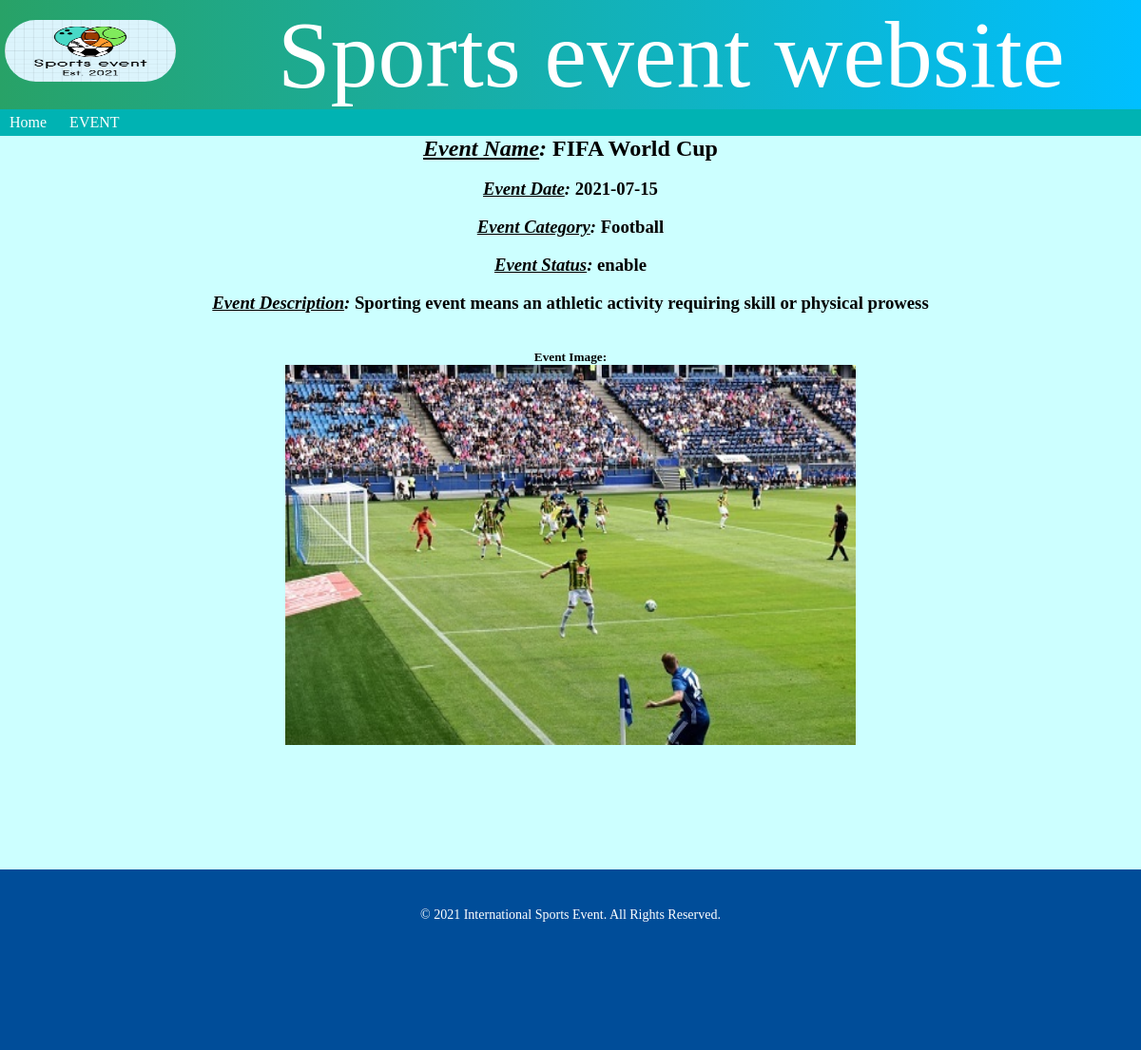
Page /event_details.php?id=7 on the committed database.
### tables this page shows
CREATE TABLE `event_details` (
  `Name` varchar(150) NOT NULL,
  `Description` text NOT NULL,
  `Date` date NOT NULL,
  `Image` varchar(50) NOT NULL,
  `Category` varchar(50) NOT NULL,
  `Status` varchar(10) NOT NULL DEFAULT 'Enable',
  `Featured` varchar(5) NOT NULL DEFAULT 'No',
  `Id` int(11) NOT NULL
);

### event_details.php (the view, shortened to what this page needs)
<?php
include("include/config.php");
$eid = $_GET['id'];
$qry1 = "SELECT * FROM event_details WHERE Id = '{$eid}';";
$res1 = mysqli_query($conn ,$qry1);
while ($row = mysqli_fetch_assoc($res1)) {
	$prev_name = $row['Name'];
	$prev_description = $row['Description'];
	$prev_date = $row['Date'];
	$prev_image = $row['Image'];
	$prev_category = $row['Category'];
	$prev_status = $row['Status'];
}
?>
<!DOCTYPE html>
<html lang="en">
	<head>
		<link rel="stylesheet" href="stylesheet.css"/>
	</head>
	<body>
		<div class="wrapper">
			<?php
				include("include/header.php");
			?>
			<div class="subheader">
				<ul>
					<li><a href="index.php">Home</a></li>
					<li><a href="event.php">EVENT</a></li>
				</ul>
			</div>
			<nav class="eventtable">
				<ul>
					<li> <h1><i><u>Event Name</u>:</i> <?php echo $prev_name?> </h1>  </li><br>
					<li> <h3><i><u>Event Date</u>: </i><?php echo $prev_date?> </h3>  </li><br>
					<li> <h3><i><u>Event Category</u>: </i><?php echo $prev_category?> </h3></li><br>
					<li> <h3><i><u>Event Status</u>: </i><?php echo $prev_status?> </h3>  </li><br>
					<li> <h3><i><u>Event Description</u>: </i><?php echo $prev_description?> </h3>  </li><br><br>
					<li>
						<h5>Event Image:</h5>
						<img src="img/<?php echo $prev_image;?>" width=600 height=400>
					</li>
				</ul>
			</nav>
			<?php
				include("include/footer.php");
			?>
		</div>
	</body>
</html>

### stylesheet.css (style rules this page uses)
* { margin: 0 ; padding: 0; }
.wrapper { height: auto; }
.subheader { top: 0; width: 100%; height: auto; float: left; background-color: #00b3b3; min-width: 330px; }
.subheader ul li { display: inline-block; margin: 5px; }
.subheader ul li a { text-decoration: none; color: white; padding: 5px; text-align: center; }
.eventtable { background-color: #ccffff; border: 0px solid gray; text-align: center; height: auto; width: 100%; min-width: 330px; min-height: 800px; }

### rows in the picture
event_details: Name "FIFA World Cup", Date "2021-07-15", Category "Football", Status "enable", Description "Sporting event means an athletic activity requiring skill or physical prowess", Image (picture)
